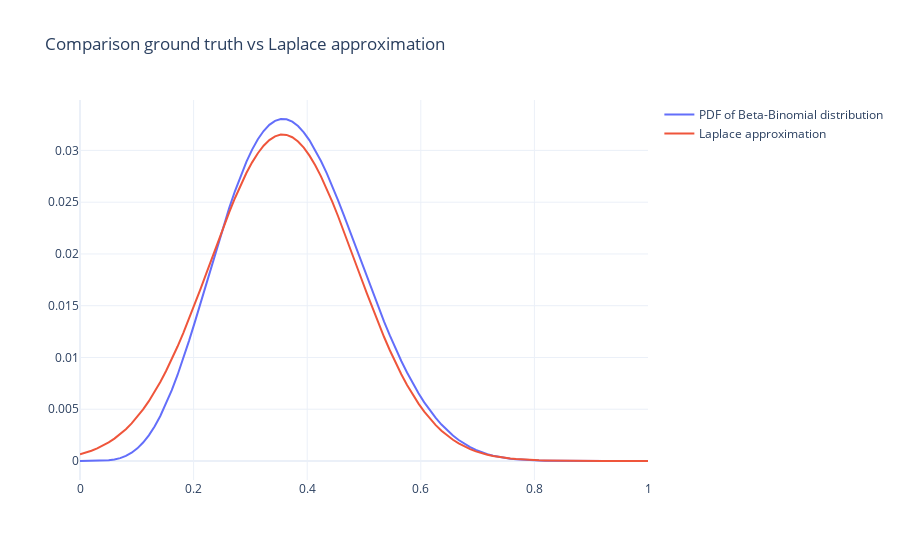

The notebook cell saved with this chart:
### Markdown cell above
### Plot the approximation

### Code cell
y = 3
n = 8
alpha = 3
beta = 5
plot_beta_binom_vs_laplace(y=y, n=n, alpha=alpha, beta=beta)
